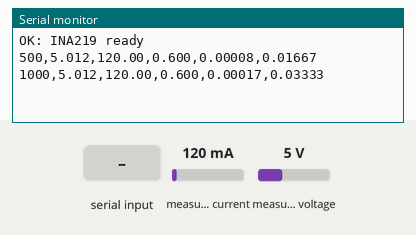
Simulated run of this sketch. Board: Arduino Uno, built with avr-gcc and run on an emulated ATmega328P. On the bench: the last lines printed to the serial monitor. The inputs (shaded band) are chosen by the test bench; at power-on: measured current 120 mA, measured voltage 5 V.

Above: at 1.3 s.
1.4 s: "RESET\n" received over Serial
At 1.82 s:
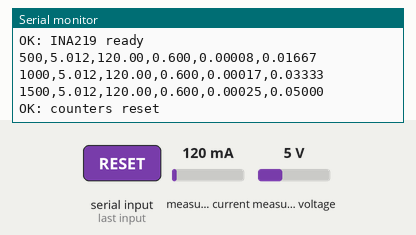
3.0 s: measured current set to 40 mA
At 3.31 s:
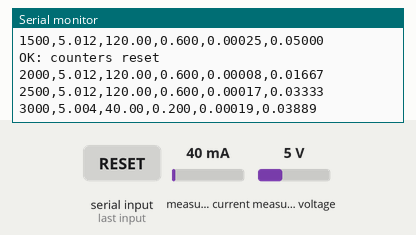
4.5 s: measured voltage set to 0.3 V
At 4.81 s:
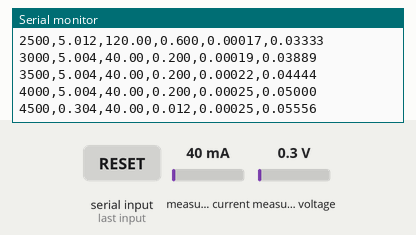
6.0 s: measured current set to 500 mA
At 6.31 s:
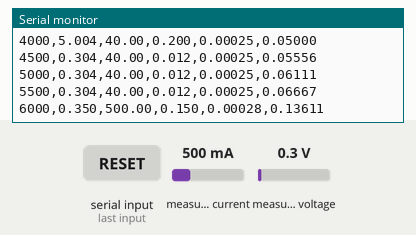
Timing chart, 0 to 8.5 s (numbered marks = the images above; inputs shaded):
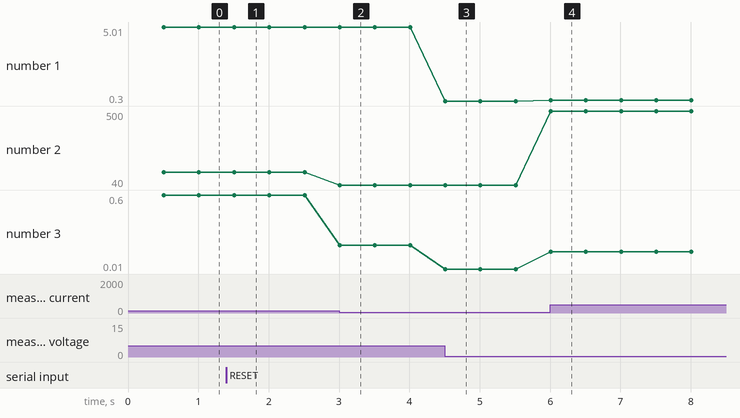

The sketch:

main.ino
```cpp
#include <Wire.h>
#include <Adafruit_INA219.h>

Adafruit_INA219 ina219;

// ---- Réglages ----
const unsigned long SAMPLE_PERIOD_MS = 500;
const bool OUTPUT_JSON = false;

// ---- Accumulateurs énergie ----
double energy_Wh = 0.0;
double charge_mAh = 0.0;
unsigned long lastSampleMs = 0;

void setup() {
  Serial.begin(115200);
  while (!Serial) { delay(10); }

  Wire.begin();

  if (!ina219.begin()) {
    Serial.println("ERR: INA219 not detected");
    while (1) { delay(1000); }
  }

  ina219.setCalibration_32V_2A();

  Serial.println("OK: INA219 ready");
  lastSampleMs = millis();
}

void loop() {
  unsigned long now = millis();
  if (now - lastSampleMs < SAMPLE_PERIOD_MS) return;

  double dt_s = (now - lastSampleMs) / 1000.0;
  lastSampleMs = now;

  // ---- Mesures INA219 ----
  float busVoltage_V = ina219.getBusVoltage_V();
  float shuntVoltage_mV = ina219.getShuntVoltage_mV();
  float current_mA = ina219.getCurrent_mA();
  float power_mW = ina219.getPower_mW();

  float loadVoltage_V = busVoltage_V + (shuntVoltage_mV / 1000.0);

  // ---- Calcul énergie ----
  double power_W = power_mW / 1000.0;

  energy_Wh += power_W * (dt_s / 3600.0);

  charge_mAh += current_mA * (dt_s / 3600.0);

  // ---- Sortie ----
  if (OUTPUT_JSON) {
    Serial.print("{\"t_ms\":");
    Serial.print(now);
    Serial.print(",\"V\":");
    Serial.print(loadVoltage_V, 3);
    Serial.print(",\"I_mA\":");
    Serial.print(current_mA, 2);
    Serial.print(",\"P_W\":");
    Serial.print(power_W, 3);
    Serial.print(",\"E_Wh\":");
    Serial.print(energy_Wh, 5);
    Serial.print(",\"Q_mAh\":");
    Serial.print(charge_mAh, 5);
    Serial.println("}");
  } else {
    Serial.print(now);
    Serial.print(",");
    Serial.print(loadVoltage_V, 3);
    Serial.print(",");
    Serial.print(current_mA, 2);
    Serial.print(",");
    Serial.print(power_W, 3);
    Serial.print(",");
    Serial.print(energy_Wh, 5);
    Serial.print(",");
    Serial.println(charge_mAh, 5);
  }

  // ---- Commandes série simples ----
  if (Serial.available()) {
    String cmd = Serial.readStringUntil('\n');
    cmd.trim();
    cmd.toUpperCase();

    if (cmd == "RESET") {
      energy_Wh = 0.0;
      charge_mAh = 0.0;
      Serial.println("OK: counters reset");
    }
  }
}
```

Measured:
- after the input at 1.4 s, the serial monitor: prints a new line after 0.11 s (image 1)
- after the input at 3.0 s, the serial monitor: prints a new line at once (image 2)
- after the input at 4.5 s, the serial monitor: prints a new line at once (image 3)
- after the input at 6.0 s, the serial monitor: prints a new line at once (image 4)
- plotted number 1: 5.01 → 5 after the input at 3.0 s, 5 → 0.3 after the input at 4.5 s, 0.3 → 0.35 after the input at 6.0 s
- plotted number 2: 120 → 40 after the input at 3.0 s, 40 → 500 after the input at 6.0 s
- plotted number 3: 0.6 → 0.2 after the input at 3.0 s, 0.2 → 0.01 after the input at 4.5 s, 0.01 → 0.15 after the input at 6.0 s
